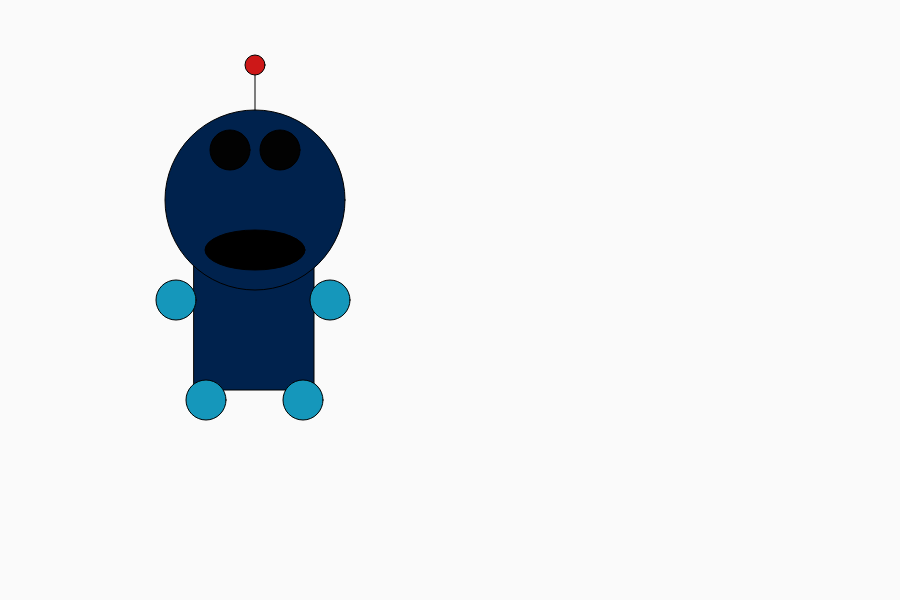
Frame 1 (no input)
Frame 60 (no input): identical to frame 1, image omitted
Frame 120 (the mouse pressed at the canvas centre since frame 60): identical to frame 1, image omitted

The p5.js sketch that drew this single still picture (run headless with seeded random() and noise() and a simulated clock; from frame 60 on, the mouse is pressed at the canvas centre):

// p5.js sketch
// ── sketch.js
function setup() {
  createCanvas(900, 600);
}

function draw() {
  background(250);
  
  //sensor point
  fill('#CD1818')
  line(255, 222, 255, 60);
  circle(255, 65, 20);
  
  //alien body
  fill('#00224D');
  rect(194,190,120,200);

  //alien face
  fill('#00224D');
  circle(255,200,180);
  
  //alien two eyes 
  fill(2,2,2);
  ellipse(230,150,40,40);
  ellipse(280,150,40,40);
  
  //alien mouth
  fill(0);
  ellipse(255,250,100,40);
  
  //alien two arms 
  fill('#1597BB');
  ellipse(176,300,40,40);
  ellipse(330,300,40,40);
  
  //feet
  fill('#1597BB');
  ellipse(206,400,40,40);
  ellipse(303,400,40,40);
}
